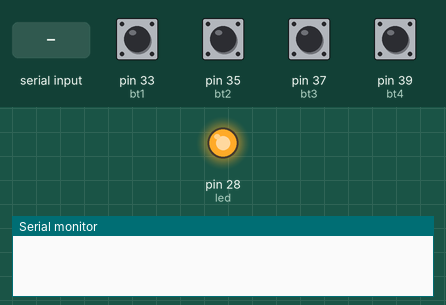
Simulated run of this sketch. Board: Arduino Mega 2560, built with avr-gcc and run on an emulated ATmega2560. Parts: output pins drawn as LEDs (lit = HIGH), the last lines printed to the serial monitor. The test bench sets the inputs (shaded band); at power-on: pin 33 (bt1), pin 35 (bt2), pin 37 (bt3), pin 39 (bt4) HIGH. Random numbers use the default seed unless the sketch sets one.

Above: at 1.2 s.
1.3 s: "1" received over Serial
At 1.6 s:
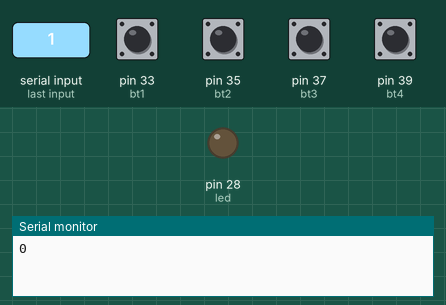
Timing chart, 0 to 4.3 s (numbered marks = the images above; inputs shaded):
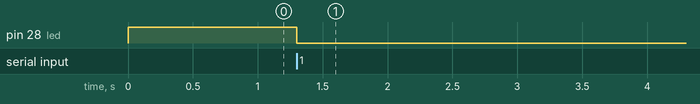

Measured:
- after the input at 1.3 s, pin 28 (led): HIGH → LOW at once

The sketch:

gui_ma_uid.ino
```cpp
unsigned long bien = 0;
int bt1 = 33;
int bt2 = 35;
int bt3 = 37;
int bt4 = 39;
int led = 28;
int led_tt = 1;
void setup() {
  Serial.begin(9600);
  pinMode(bt1, INPUT_PULLUP);
  pinMode(bt2, INPUT_PULLUP);
  pinMode(bt3, INPUT_PULLUP);
  pinMode(bt4, INPUT_PULLUP);
  pinMode(led, OUTPUT);
  digitalWrite(led, led_tt);
}
int tam = 0;
char c;
void loop() {
  if (digitalRead(bt4) == 0) {
    tam = 1;
    delay(200);
  }
  if (digitalRead(bt1) == 0) {
    tam = 2;
    delay(200);
  }
  if (digitalRead(bt2) == 0) {
    tam = 3;
    delay(200);
  }
  if (digitalRead(bt3) == 0) {
    tam = 4;
    delay(200);
  }
  if (tam == 1) {
    tam = 0;
    bien = random(10000000 , 99999999);
    String s1 = String(bien);
    Serial.println(s1);
  }
  else if (tam == 2) {
    tam = 0;
    Serial.println("12345678");
  }
  else if (tam == 3) {
    tam = 0;
    Serial.println("45678910");
  }
  else if (tam == 4) {
    tam = 0;
    Serial.println("43628373");
  }
  if (Serial.available())
  {
    c = Serial.read();
    if (c == '1') {
      led_tt = !led_tt;
      digitalWrite(led, led_tt);
      Serial.println(led_tt);
    }
  }
}
```
